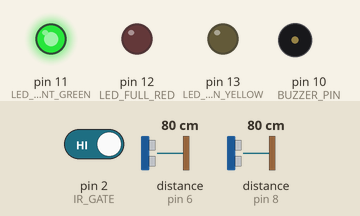
The sketch below on a simulated Arduino Uno, built with avr-gcc and run on an emulated ATmega328P. Shown: output pins drawn as LEDs (lit = HIGH), buzzer (waves = sounding). Wiring (inferred from the names in the program): 2 × ultrasonic range finder: trigger pin 7, echo pin 6 / trigger pin 9, echo pin 8. The inputs (shaded band) are chosen by the test bench; at power-on: distance to the obstacle (sensors on pin 6, pin 8) 80 cm, pin 2 (IR_GATE) HIGH. The echo pulse lasts 58.3 µs per cm; pins used as bus, display or sensor lines are not drawn; what the sketch prints to the serial monitor is not drawn.

Above: at 1.5 s.
1.6 s: distance to the obstacle (sensor on pin 6) set to 26 cm
3.1 s: distance to the obstacle (sensor on pin 6) set to 20 cm
At 3.31 s:
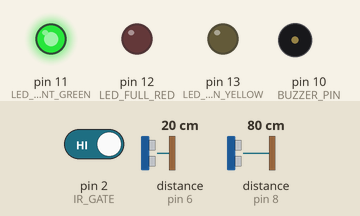
6.1 s: distance to the obstacle (sensor on pin 8) set to 9 cm
At 8.03 s:
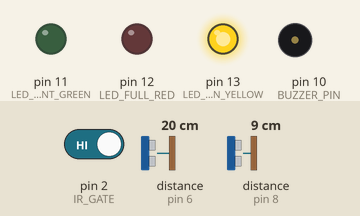
9.1 s: pin 2 (IR_GATE) driven LOW
At 10.4 s:
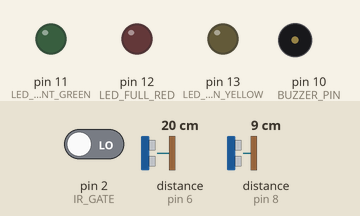
12.1 s: pin 2 (IR_GATE) driven HIGH
At 12.49 s:
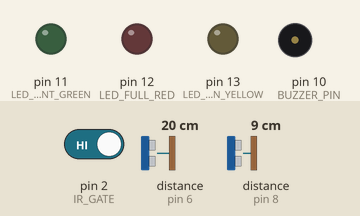
15.1 s: distance to the obstacle (sensor on pin 6) set to 14 cm
18.1 s: distance to the obstacle (sensor on pin 6) set to 10 cm
At 18.97 s:
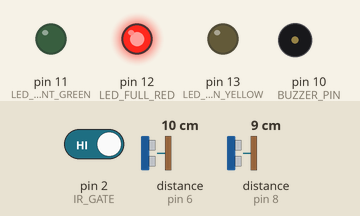
Timing chart, 0 to 22.1 s (numbered marks = the images above; inputs shaded):
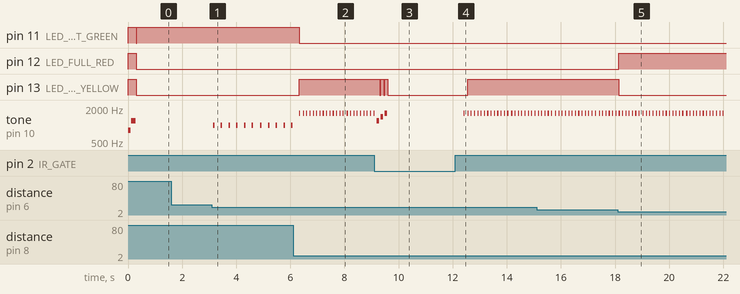

The sketch:

03-smart-parking-assistant.ino
```cpp
/*
 * =====================================================================================
 * PROJECT 03: Dual-Bay Smart Parking Lot & Reverse Proximity Warner
 * Hardware: Arduino Uno + 2x Ultrasonic (HC-SR04) + 1x IR Sensor + 1x Buzzer + 3x LEDs
 * =====================================================================================
 *
 * ZERO RE-WIRING (Same circuit as Project 01 & 02!):
 * - Ultrasonic 1 (Parking Bay A)        : TRIG = Pin 9, ECHO = Pin 8
 * - Ultrasonic 2 (Parking Bay B)        : TRIG = Pin 7, ECHO = Pin 6
 * - IR Sensor    (Entry Gate Barrier)   : OUT  = Pin 2
 * - Piezo Buzzer (Reverse Warner/Gate)  : (+)  = Pin 10
 * - Green LED    (Lot Vacant / Slots OK): (+)  = Pin 11
 * - Red LED      (Lot FULL / Stop Alert): (+)  = Pin 12
 * - Yellow LED   (Gate Open / Warning)  : (+)  = Pin 13
 *
 * 🚗 HOW IT WORKS:
 * 1. SLOT MONITORING:
 *    - Ultrasonic 1 monitors Bay A (< 12cm = Occupied).
 *    - Ultrasonic 2 monitors Bay B (< 12cm = Occupied).
 *    - 2 Slots Free -> GREEN LED ON ("VACANT")
 *    - 1 Slot Free  -> YELLOW LED ON ("1 SLOT LEFT")
 *    - 0 Slots Free -> RED LED ON ("LOT FULL")
 *
 * 2. ENTRY GATE (IR Sensor):
 *    - Car arrives at gate -> Welcome chime & Yellow LED flashes!
 *    - If LOT FULL -> Warning buzz & Red LED flashes (Entry Denied).
 *
 * 3. REVERSE PARKING ASSISTANT (Buzzer):
 *    - When parking a car into a bay:
 *      * 12cm - 20cm: Slow beep (approaching curb)
 *      *  6cm - 12cm: Fast rapid beep (getting close)
 *      *   < 6cm    : Continuous SOLID tone (STOP! Collision risk!)
 * =====================================================================================
 */

// --- PIN DEFINITIONS ---
const int TRIG_A = 9;
const int ECHO_A = 8;
const int TRIG_B = 7;
const int ECHO_B = 6;
const int IR_GATE = 2;
const int BUZZER_PIN = 10;

const int LED_VACANT_GREEN = 11; // Slots available
const int LED_FULL_RED     = 12; // Lot full / Stop
const int LED_WARN_YELLOW  = 13; // Gate open / Caution

// --- PARKING THRESHOLDS (cm) ---
const int OCCUPIED_THRESHOLD_CM = 12; // Dist < 12cm means bay is occupied
const int CRITICAL_STOP_CM      = 6;  // Dist < 6cm = Emergency STOP alarm

// Timing & state tracking
unsigned long lastDashboardPrint = 0;
bool gateWasTriggered = false;

long getDistance(int trigPin, int echoPin);
void handleReverseAssist(long distA, long distB);
void handleEntryGate(int freeSlots);
void printDashboard(bool occA, bool occB, long distA, long distB, int freeSlots);

void setup() {
  Serial.begin(115200);
  Serial.println(F("\n=================================================="));
  Serial.println(F(" Project 03: Dual-Bay Smart Parking Lot System    "));
  Serial.println(F("=================================================="));

  pinMode(TRIG_A, OUTPUT);
  pinMode(ECHO_A, INPUT);
  pinMode(TRIG_B, OUTPUT);
  pinMode(ECHO_B, INPUT);
  pinMode(IR_GATE, INPUT_PULLUP);

  pinMode(BUZZER_PIN, OUTPUT);
  pinMode(LED_VACANT_GREEN, OUTPUT);
  pinMode(LED_FULL_RED, OUTPUT);
  pinMode(LED_WARN_YELLOW, OUTPUT);

  // Power-on sequence
  digitalWrite(LED_VACANT_GREEN, HIGH);
  digitalWrite(LED_WARN_YELLOW, HIGH);
  digitalWrite(LED_FULL_RED, HIGH);
  tone(BUZZER_PIN, 800, 100); delay(120);
  tone(BUZZER_PIN, 1200, 150); delay(180);
  digitalWrite(LED_VACANT_GREEN, LOW);
  digitalWrite(LED_WARN_YELLOW, LOW);
  digitalWrite(LED_FULL_RED, LOW);

  Serial.println(F("[Ready] Parking Lot Sensors Active.\n"));
}

void loop() {
  // 1. Measure Bay Distances
  long distA = getDistance(TRIG_A, ECHO_A);
  long distB = getDistance(TRIG_B, ECHO_B);

  // Determine occupancy
  bool bayAOccupied = (distA > 0 && distA <= OCCUPIED_THRESHOLD_CM);
  bool bayBOccupied = (distB > 0 && distB <= OCCUPIED_THRESHOLD_CM);

  int freeSlots = 2 - (bayAOccupied ? 1 : 0) - (bayBOccupied ? 1 : 0);

  // 2. Capacity LED Status
  if (freeSlots == 2) {
    // Completely Free -> Green ON
    digitalWrite(LED_VACANT_GREEN, HIGH);
    digitalWrite(LED_WARN_YELLOW, LOW);
    digitalWrite(LED_FULL_RED, LOW);
  } else if (freeSlots == 1) {
    // 1 Slot Free -> Yellow ON
    digitalWrite(LED_VACANT_GREEN, LOW);
    digitalWrite(LED_WARN_YELLOW, HIGH);
    digitalWrite(LED_FULL_RED, LOW);
  } else {
    // Lot Full -> Red ON
    digitalWrite(LED_VACANT_GREEN, LOW);
    digitalWrite(LED_WARN_YELLOW, LOW);
    digitalWrite(LED_FULL_RED, HIGH);
  }

  // 3. Entry Gate Trigger (IR Sensor)
  if (digitalRead(IR_GATE) == LOW) {
    handleEntryGate(freeSlots);
  }

  // 4. Reverse Parking Proximity Audio Assistance
  handleReverseAssist(distA, distB);

  // 5. Live Dashboard to Serial Monitor (every 1.5 seconds)
  if (millis() - lastDashboardPrint > 1500) {
    printDashboard(bayAOccupied, bayBOccupied, distA, distB, freeSlots);
    lastDashboardPrint = millis();
  }

  delay(40);
}

// =====================================================================================
// ENTRY GATE LOGIC (IR SENSOR)
// =====================================================================================
void handleEntryGate(int freeSlots) {
  if (freeSlots > 0) {
    // Welcome car into parking lot
    Serial.println(F("\n>>> [ENTRY GATE] Car Detected! GATE OPEN -> WELCOME! <<<"));
    for (int i = 0; i < 3; i++) {
      digitalWrite(LED_WARN_YELLOW, HIGH);
      tone(BUZZER_PIN, 1200 + (i * 200), 80);
      delay(100);
      digitalWrite(LED_WARN_YELLOW, LOW);
      delay(50);
    }
  } else {
    // Parking lot is full!
    Serial.println(F("\n>>> [ENTRY GATE] ACCESS DENIED: PARKING LOT IS FULL! <<<"));
    for (int i = 0; i < 2; i++) {
      digitalWrite(LED_FULL_RED, HIGH);
      tone(BUZZER_PIN, 250, 200);
      delay(220);
      digitalWrite(LED_FULL_RED, LOW);
      delay(80);
    }
  }
  while (digitalRead(IR_GATE) == LOW); // Wait for vehicle to clear gate
  delay(300);
}

// =====================================================================================
// REVERSE PARKING PROXIMITY BEEP LOGIC
// =====================================================================================
void handleReverseAssist(long distA, long distB) {
  // Find the closest object in either bay
  long minDistance = min(distA, distB);

  if (minDistance > 0 && minDistance < CRITICAL_STOP_CM) {
    // Critical Proximity (< 6cm): SOLID CONTINUOUS TONE!
    tone(BUZZER_PIN, 2000); // Continuous tone
    digitalWrite(LED_FULL_RED, HIGH);
  }
  else if (minDistance >= CRITICAL_STOP_CM && minDistance <= 12) {
    // Very Close (6 - 12cm): Rapid Beep
    tone(BUZZER_PIN, 1600, 40);
    delay(40);
    noTone(BUZZER_PIN);
    delay(40);
  }
  else if (minDistance > 12 && minDistance <= 22) {
    // Approaching (12 - 22cm): Slow Beep
    tone(BUZZER_PIN, 1000, 60);
    delay(60);
    noTone(BUZZER_PIN);
    delay(180);
  }
  else {
    // Far away / clear: Silence
    noTone(BUZZER_PIN);
  }
}

// =====================================================================================
// SERIAL MONITOR DASHBOARD
// =====================================================================================
void printDashboard(bool occA, bool occB, long distA, long distB, int freeSlots) {
  Serial.println(F("--------------------------------------------------"));
  Serial.println(F("        🅿️ SMART PARKING LOT DASHBOARD            "));
  Serial.println(F("--------------------------------------------------"));
  Serial.print(F(" Bay A [Slot 1] : "));
  if (occA) {
    Serial.print(F("[🔴 OCCUPIED]  (Dist: "));
  } else {
    Serial.print(F("[🟢 VACANT]    (Dist: "));
  }
  Serial.print(distA); Serial.println(F(" cm)"));

  Serial.print(F(" Bay B [Slot 2] : "));
  if (occB) {
    Serial.print(F("[🔴 OCCUPIED]  (Dist: "));
  } else {
    Serial.print(F("[🟢 VACANT]    (Dist: "));
  }
  Serial.print(distB); Serial.println(F(" cm)"));

  Serial.print(F(" Capacity       : "));
  Serial.print(freeSlots);
  Serial.print(F(" / 2 Free  -> "));
  if (freeSlots == 2)      Serial.println(F("[🟢 ALL SLOTS VACANT]"));
  else if (freeSlots == 1) Serial.println(F("[🟡 1 SLOT REMAINING]"));
  else                     Serial.println(F("[🔴 FULL - NO VACANCY]"));
  Serial.println(F("--------------------------------------------------\n"));
}

long getDistance(int trigPin, int echoPin) {
  digitalWrite(trigPin, LOW);
  delayMicroseconds(2);
  digitalWrite(trigPin, HIGH);
  delayMicroseconds(10);
  digitalWrite(trigPin, LOW);

  long duration = pulseIn(echoPin, HIGH, 20000); // 20ms timeout
  if (duration == 0) return 999;
  return duration * 0.0343 / 2;
}
```

Measured:
- the behaviour switches between 23 and 22 cm on distance to the obstacle (sensor on pin 6) (found by bisection; images 0 and 1)
- the behaviour switches between 13 and 12 cm on distance to the obstacle (sensor on pin 6) (found by bisection; images 4 and 5)
- after the input at 1.6 s, every drawn part: stays the same
- after the input at 3.1 s, tone on pin 10 (BUZZER_PIN): alternates 1000 Hz for 0.06 s and silent for 0.23 s, starting at once
- after the input at 6.1 s, pin 11 (LED_VACANT_GREEN): HIGH → LOW after 0.22 s; pin 13 (LED_WARN_YELLOW): LOW → HIGH after 0.22 s; tone on pin 10 (BUZZER_PIN): alternates 1600 Hz for 0.04 s and silent for 0.08 s, starting after 0.22 s
- after the input at 9.1 s, pin 13 (LED_WARN_YELLOW): alternates HIGH for 0.10 s and LOW for 0.05 s, 5 changes in all, then stays LOW, starting after 0.20 s
- after the input at 12.1 s, pin 13 (LED_WARN_YELLOW): LOW → HIGH after 0.45 s; tone on pin 10 (BUZZER_PIN): alternates 1600 Hz for 0.04 s and silent for 0.08 s, starting after 0.30 s
- after the input at 18.1 s, pin 12 (LED_FULL_RED): LOW → HIGH at once; pin 13 (LED_WARN_YELLOW): HIGH → LOW at once
